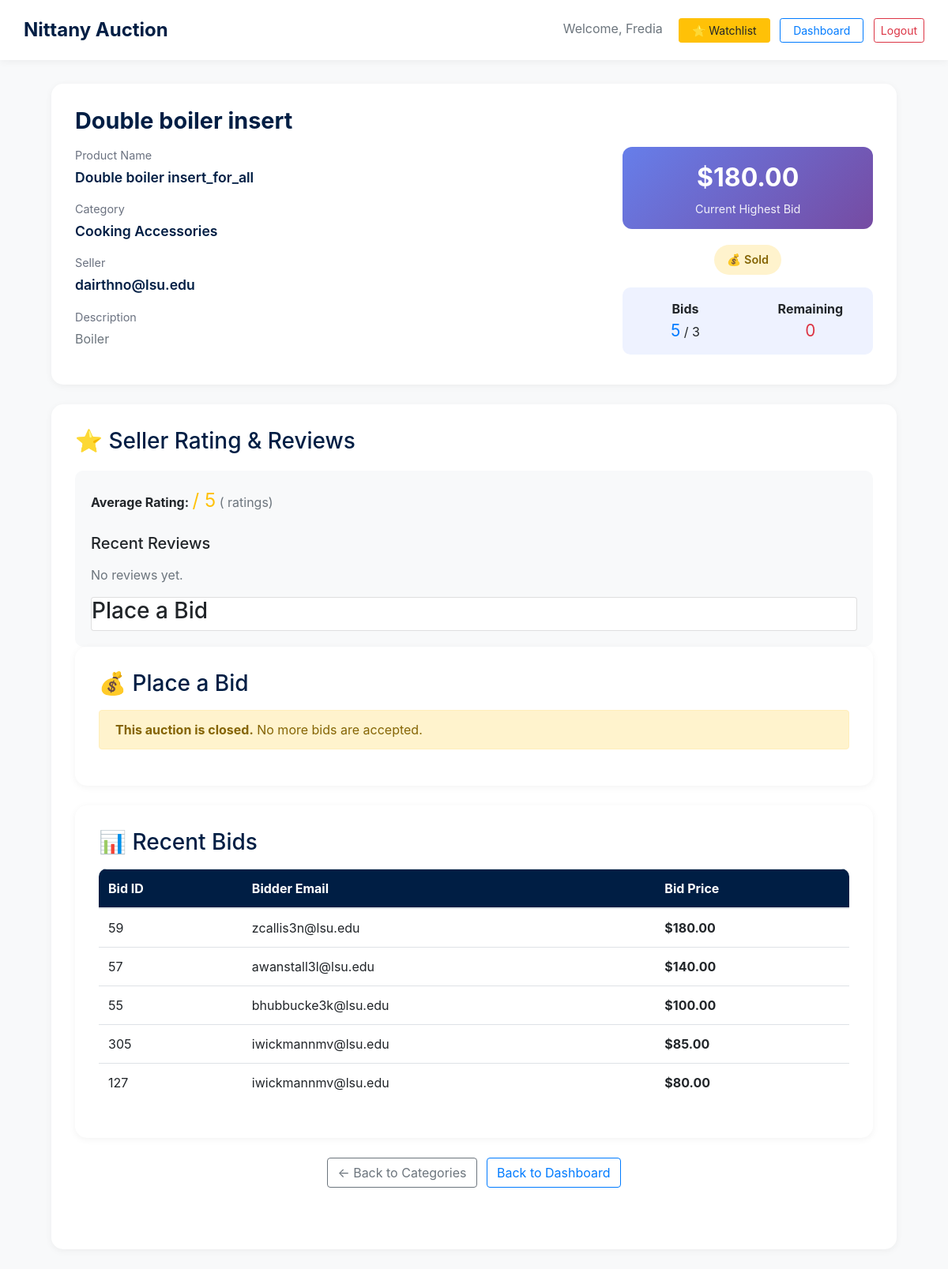
The page /bidder/auction/dairthno@lsu.edu/2257 (signed in) on the database as committed earlier.
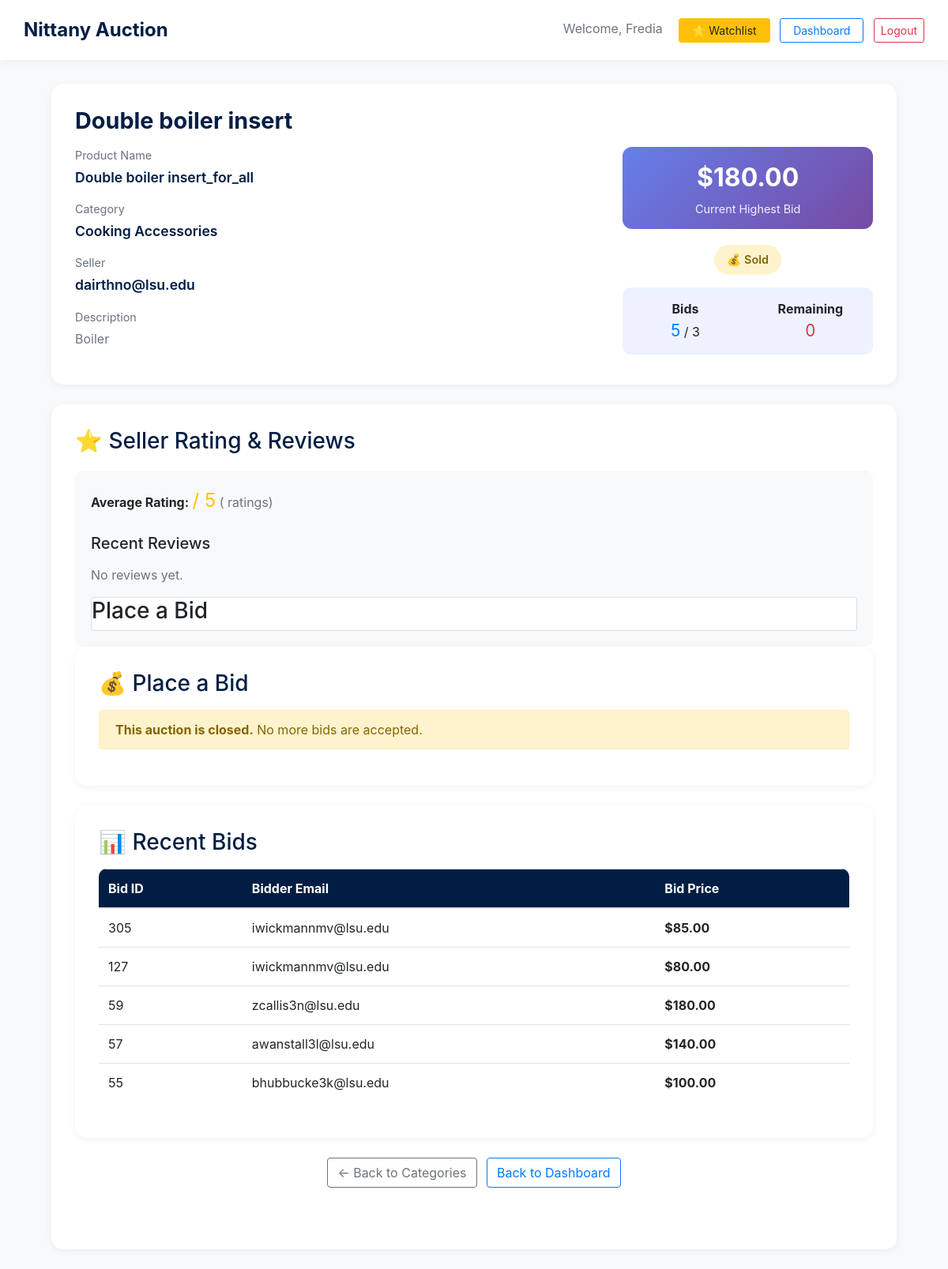
The same page on the database as committed later.
### tables this page shows
CREATE TABLE "Auction_Listings" (
	"Seller_Email"	TEXT,
	"Listing_ID"	INTEGER,
	"Category"	TEXT,
	"Auction_Title"	TEXT,
	"Product_Name"	TEXT,
	"Product_Description"	TEXT,
	"Quantity"	INTEGER,
	"Reserve_Price"	TEXT,
	"Max_bids"	INTEGER,
	"Status"	INTEGER,
	PRIMARY KEY("Seller_Email","Listing_ID"),
	FOREIGN KEY("Category") REFERENCES "Categories"("category_name"),
	FOREIGN KEY("Seller_Email") REFERENCES "Sellers"("email")
);

CREATE TABLE "Bids" (
	"Bid_ID" INTEGER PRIMARY KEY AUTOINCREMENT,
	"Seller_Email" TEXT,
	"Listing_ID" INTEGER,
	"Bidder_email" TEXT,
	"Bid_price" REAL,
	FOREIGN KEY("Bidder_email") REFERENCES "Bidders"("email"),
	FOREIGN KEY("Seller_Email","Listing_ID") REFERENCES "Auction_Listings"("Seller_Email","Listing_ID")
);

### auction_app.py (the view, shortened to what this page needs)
@app.route('/bidder/auction/<seller_email>/<int:listing_id>', methods=['GET', 'POST'])
@login_required
def bidder_auction_detail(seller_email, listing_id):
    role = str(session.get('user_type', '')).strip().lower()
    bidder_email = session.get('email')
    if role not in ('bidder'):
        flash('Only bidders can place bids.', 'danger')
        return redirect(url_for('login'))
    with get_db_connection() as conn:
        listing = conn.execute(
            '''
            SELECT Seller_Email, Listing_ID, Category, Auction_Title, Product_Name,
                   Product_Description, Reserve_Price, Max_bids, Status
            FROM Auction_Listings
            WHERE Seller_Email = ? AND Listing_ID = ?
            ''',
            (seller_email, listing_id)
        ).fetchone()
        if not listing:
            flash('Auction listing not found.', 'danger')
            return redirect(url_for('bidder_auctions'))
        bid_stats = conn.execute(
            '''
            SELECT COUNT(*) AS bid_count, MAX(Bid_Price) AS highest_bid
            FROM Bids
            WHERE Seller_Email = ? AND Listing_ID = ?
            ''',
            (seller_email, listing_id)
        ).fetchone()
        bid_count = int(bid_stats['bid_count'] or 0)
        highest_bid = float(bid_stats['highest_bid'] or 0)
        max_bids = int(listing['Max_bids'])
        remaining_bids = max(max_bids - bid_count, 0)
        reserve_price = parse_money(listing['Reserve_Price'])
        recent_bids = conn.execute(
            '''
            SELECT Bid_ID, Bidder_Email, Bid_Price
            FROM Bids
            WHERE Seller_Email = ? AND Listing_ID = ?
            ORDER BY Bid_ID DESC
            LIMIT 10
            ''',
            (seller_email, listing_id)
        ).fetchall()
        last_bid = conn.execute(
            '''
            SELECT Bidder_Email
            FROM Bids
            WHERE Seller_Email = ? AND Listing_ID = ?
            ORDER BY Bid_ID DESC
            LIMIT 1
            ''',
            (seller_email, listing_id)
        ).fetchone()
        winner = conn.execute(
            '''
            SELECT Bidder_Email, Bid_Price
            FROM Bids
            WHERE Seller_Email = ? AND Listing_ID = ?
            ORDER BY Bid_Price DESC, Bid_ID DESC
            LIMIT 1
            ''',
            (seller_email, listing_id)
        ).fetchone()
        can_place_bid = (int(listing['Status']) == 1 and remaining_bids > 0)
        is_winner = bool(winner and winner['Bidder_Email'] == bidder_email and int(listing['Status']) == 2)
        return render_template(
            'item_detail.html',
            listing=listing,
            recent_bids=recent_bids,
            bid_count=bid_count,
            highest_bid=highest_bid,
            remaining_bids=remaining_bids,
            can_place_bid=can_place_bid,
            is_winner=is_winner
        )

### auction_app.py (called while the page is built)
def get_db_connection():
    conn = sql.connect(database)
    conn.row_factory = sql.Row
    return conn

def parse_money(value):
    if value is None:
        return 0.0
    cleaned = str(value).replace("$", "").replace(",", "").strip()
    if cleaned == "":
        return 0.0
    try:
        return float(cleaned)
    except ValueError:
        return 0.0

def login_required(original_function):
    @wraps(original_function)
    def wrapper(*args, **kwargs):
        if 'user_id' not in session:
            flash('Login Required to view this page', 'danger')
            return redirect(url_for('login'))
        return original_function(*args, **kwargs) # If already logged in
    return wrapper

### templates/item_detail.html (shortened to what this page needs)
<!DOCTYPE html>
<html lang="en">
<head>
    <link rel="stylesheet" href="https://stackpath.bootstrapcdn.com/bootstrap/4.4.1/css/bootstrap.min.css">
</head>
<body>
<nav class="navbar navbar-light">
    <a class="navbar-brand" href="/">Nittany Auction</a>
    <div class="ml-auto">
        {% if session.get('user_id') %}
            <span class="mr-3 text-muted">Welcome, {{ session.get('first_name') }}</span>
            {% if session.get('user_type') in ['bidder'] %}
                <a class="btn btn-warning btn-sm px-3 mr-2" href="{{ url_for('watchlist') }}">
                    ⭐ Watchlist
                </a>
            {% endif %}
            <a class="btn btn-outline-primary btn-sm px-3 mr-2" href="{{ url_for(session['user_type'] + '_dashboard') }}">Dashboard</a>
            <a class="btn btn-outline-danger btn-sm" href="{{ url_for('logout') }}">Logout</a>
        {% else %}
            <a class="btn btn-primary px-4" href="{{ url_for('login') }}">Login/Register</a>
        {% endif %}
    </div>
</nav>
<div class="container">
    <div class="detail-card">
        <h1 class="auction-title">{{ listing['Auction_Title'] }}</h1>
        <div class="row">
            <div class="col-md-8">
                <div class="info-label">Product Name</div>
                <div class="info-value">{{ listing['Product_Name'] }}</div>
                <div class="info-label">Category</div>
                <div class="info-value">{{ listing['Category'] }}</div>
                <div class="info-label">Seller</div>
                <div class="info-value">{{ listing['Seller_Email'] }}</div>
                <div class="info-label mt-3">Description</div>
                <p class="text-muted">{{ listing['Product_Description'] }}</p>
            </div>
            <div class="col-md-4">
                <div class="price-badge">
                    <div class="current-price">${{ '%.2f'|format(highest_bid) }}</div>
                    <div class="price-label">Current Highest Bid</div>
                </div>
                <div class="text-center mb-3">
                    <span class="status-badge {% if listing['Status'] == 1 %}status-active{% elif listing['Status'] == 2 %}status-sold{% else %}status-inactive{% endif %}">
                        {% if listing['Status'] == 1 %} ✓ Active
                        {% elif listing['Status'] == 2 %} 💰 Sold
                        {% else %} ✗ Inactive
                        {% endif %}
                    </span>
                </div>
                <div class="bid-stats">
                    <div class="row text-center">
                        <div class="col-6">
                            <strong>Bids</strong><br>
                            <span class="text-primary" style="font-size: 1.3rem;">{{ bid_count }}</span> / {{ listing['Max_bids'] }}
                        </div>
                        <div class="col-6">
                            <strong>Remaining</strong><br>
                            <span class="{% if remaining_bids <= 2 %}text-danger{% else %}text-success{% endif %}" style="font-size: 1.3rem;">
                                {{ remaining_bids }}
                            </span>
                        </div>
                    </div>
                </div>
            </div>
        </div>
    </div>
    <div class="detail-card">
        <h3 class="mb-3" style="color: #001e44;">⭐ Seller Rating & Reviews</h3>
        <div class="rating-section">
            <div class="row align-items-center mb-3">
                <div class="col-md-6">
                    <strong>Average Rating:</strong>
                    {% if avg_rating is not none %}
                        <span class="text-warning" style="font-size: 1.5rem;">{{ avg_rating }} / 5</span>
                        <span class="text-muted">({{ num_ratings }} ratings)</span>
                    {% else %}
                        <span class="text-muted">No ratings yet</span>
                    {% endif %}
                </div>
            </div>
            <h5 class="mt-4 mb-3">Recent Reviews</h5>
            {% if reviews and reviews|length > 0 %}
                {% for r in reviews %}
                <li>
                    <strong>{{ r['Rating'] }}/5</strong> — {{ r['Rating_Desc'] }}
                    <span class="muted"> ({{ r['Bidder_email'] }}, {{ r['Date'] }})</span>
                </li>
                {% endfor %}
            {% else %}
                <p class="text-muted">No reviews yet.</p>
            {% endif %}
        <div class="card">
            <h3>Place a Bid</h3>
        </div>
    </div>
        <div class="detail-card">
        <h3 class="mb-3" style="color: #001e44;">💰 Place a Bid</h3>
        {% if can_place_bid %}
            <form method="POST" action="{{ url_for('bidder_auction_detail', seller_email=listing['Seller_Email'], listing_id=listing['Listing_ID']) }}">
                <div class="form-group">
                    <label for="bid_price"><strong>Your Bid Amount</strong></label>
                    <div class="input-group" style="max-width: 400px;">
                        <div class="input-group-prepend">
                            <span class="input-group-text">$</span>
                        </div>
                        <input id="bid_price" name="bid_price" type="number" class="form-control"
                               step="0.01" min="{{ highest_bid + 1 }}"
                               placeholder="Enter bid amount" required>
                    </div>
                    <small class="form-text text-muted mt-2">
                        Your bid must be at least ${{ '%.2f'|format(highest_bid + 1) }} (current bid + $1)
                    </small>
                </div>
                <button type="submit" class="btn btn-bid">Submit Bid</button>
            </form>
        {% else %}
            <div class="alert alert-warning">
                <strong>This auction is closed.</strong> No more bids are accepted.
            </div>
        {% endif %}
    </div>
    <div class="detail-card">
        <h3 class="mb-3" style="color: #001e44;">📊 Recent Bids</h3>
        <div class="table-responsive">
            <table class="table table-hover bid-table">
                <thead>
                    <tr>
                        <th>Bid ID</th>
                        <th>Bidder Email</th>
                        <th>Bid Price</th>
                    </tr>
                </thead>
                <tbody>
                    {% for bid in recent_bids %}
                    <tr>
                        <td>{{ bid['Bid_ID'] }}</td>
                        <td>{{ bid['Bidder_Email'] }}</td>
                        <td><strong>${{ '%.2f'|format(bid['Bid_price']) }}</strong></td>
                    </tr>
                    {% endfor %}
                </tbody>
            </table>
        </div>
    </div>
    <div class="text-center mb-5">
        <a href="{{ url_for('categories') }}" class="btn btn-outline-secondary mr-2">← Back to Categories</a>
        <a href="{{ url_for('bidder_dashboard') }}" class="btn btn-outline-primary">Back to Dashboard</a>
    </div>
</div>
</body>
</html>

### templates/item_detail.html (style rules this page uses)
body { background-color: #f8f9fa; min-height: 100vh; display: flex; flex-direction: column; }
.navbar { background-color: #fff; box-shadow: 0 2px 10px rgba(0,0,0,0.05); padding: 15px 30px; }
.navbar-brand { font-weight: 700; color: #001e44 !important; font-size: 1.5rem; }
.container { margin-top: 30px; max-width: 1100px; flex-grow: 1; }
.detail-card { background: white; border-radius: 15px; padding: 30px; box-shadow: 0 2px 10px rgba(0,0,0,0.05); margin-bottom: 25px; }
.auction-title { color: #001e44; font-weight: 700; font-size: 1.8rem; margin-bottom: 15px; }
.info-label { color: #6b7280; font-size: 0.9rem; margin-bottom: 5px; }
.info-value { color: #001e44; font-weight: 600; font-size: 1.1rem; margin-bottom: 15px; }
.price-badge { background: linear-gradient(135deg, #667eea 0%, #764ba2 100%); color: white; padding: 15px 25px; border-radius: 12px; text-align: center; margin-bottom: 20px; }
.current-price { font-size: 2rem; font-weight: 700; }
.price-label { font-size: 0.9rem; opacity: 0.9; margin-top: 5px; }
.status-badge { padding: 8px 16px; border-radius: 20px; font-size: 0.9rem; font-weight: 600; display: inline-block; }
.status-sold { background: #fff3cd; color: #856404; }
.bid-stats { background: #eef2ff; padding: 15px; border-radius: 10px; margin-top: 15px; }
.rating-section { background: #f8f9fa; padding: 20px; border-radius: 10px; margin-top: 20px; }
.bid-table { background: white; border-radius: 10px; overflow: hidden; }
.bid-table thead { background: #001e44; color: white; }
.bid-table th, .bid-table td { padding: 12px; vertical-align: middle; }

Rows that differ between the two databases and show on the page:
changed Bids id 305: moves up the list
changed Bids id 127: moves up the list
